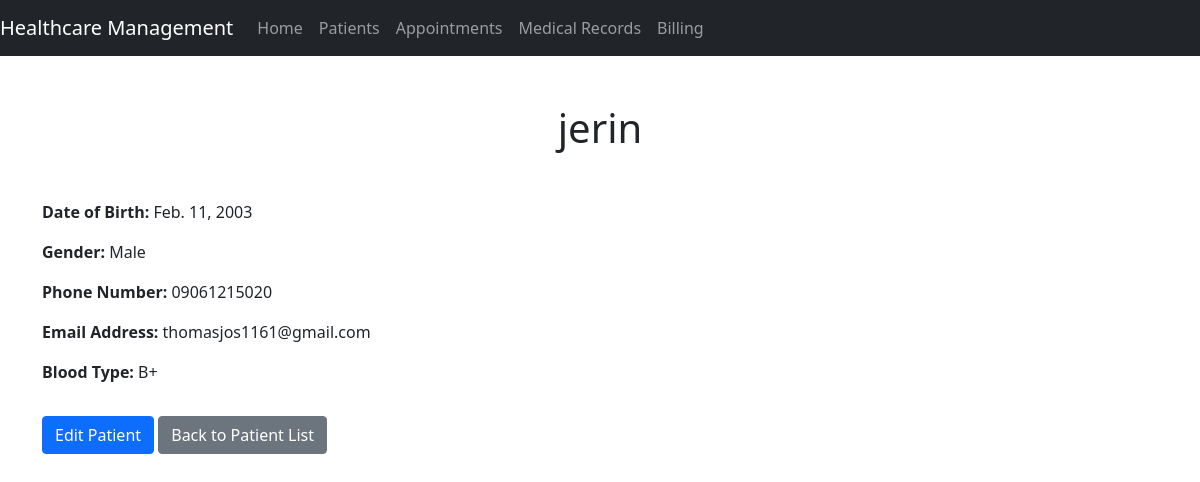
Page /patients/2/ on the committed database.
### Health_Care_app/models.py (models this page shows, shortened)
class Patient(models.Model):
    name = models.CharField(max_length=100)
    date_of_birth = models.DateField()
    gender = models.CharField(max_length=1, choices=[('M', 'Male'), ('F', 'Female')])
    phone_number = models.CharField(max_length=20)
    email_address = models.EmailField()
    blood_type = models.CharField(max_length=10)

### Health_Care_app/views.py (the view)
# urls.py: path('patients/<int:pk>/', views.patient_detail, name='patient_detail'),
def patient_detail(request, pk):
    patient = get_object_or_404(Patient, pk=pk)
    return render(request, 'Health_Care_app/patient_detail.html', {'patient': patient})

### Health_Care_app/templates/Health_Care_app/patient_detail.html (shortened to what this page needs)
{% extends 'Health_Care_app/base.html' %}
{% block content %}
<h1 class="text-center mb-5">{{ patient.name }}</h1>
<div class="row">
    <div class="col-md-6">
        <p><strong>Date of Birth:</strong> {{ patient.date_of_birth }}</p>
        <p><strong>Gender:</strong> {{ patient.get_gender_display }}</p>
        <p><strong>Phone Number:</strong> {{ patient.phone_number }}</p>
        <p><strong>Email Address:</strong> {{ patient.email_address }}</p>
        <p><strong>Blood Type:</strong> {{ patient.blood_type }}</p>
    </div>
</div>
<a href="{% url 'patient_edit' patient.pk %}" class="btn btn-primary mt-3">Edit Patient</a>
<a href="{% url 'patient_list' %}" class="btn btn-secondary mt-3">Back to Patient List</a>
{% endblock %}

### rows in the picture
Patient: name "jerin", date_of_birth "Feb. 11, 2003", gender "Male", phone_number "09061215020", email_address "thomasjos1161@gmail.com", blood_type "B+"
